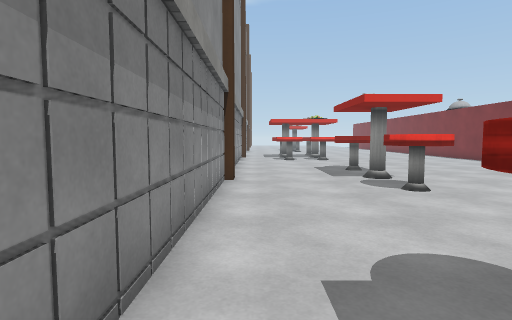
[1] (above)

16 first-person views from a walk through a 3-D level made in the Unity game engine. The camera is 1.2 m above the floor, tilts 4° down and sees 80° across. The floor is counted in squares, 1 m on a side. Each view is taken from the middle of a square. On the plan, view 1 faces up. The plan holds only what a view shows up to about 13 squares ahead; the rest is blank. The place goes on beyond the plan. Surface patterns are stand-ins for the level's own textures.

[2]
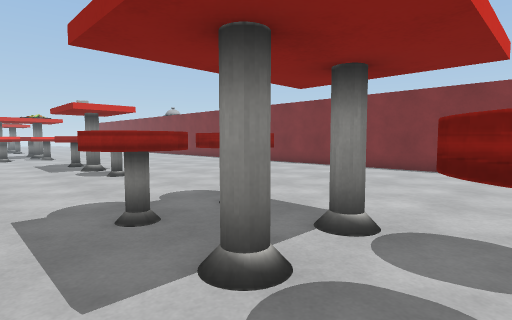

[3]
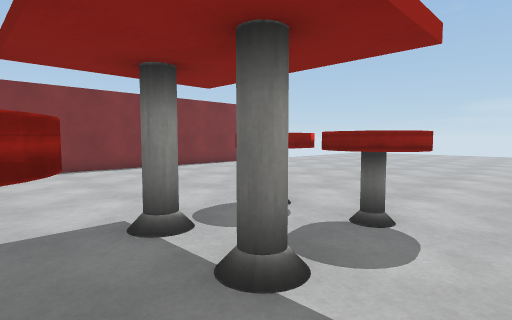

[4]
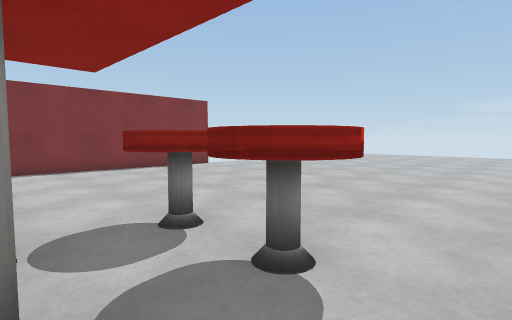

[5]
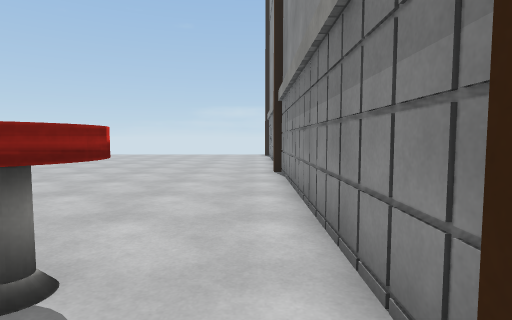

[6]
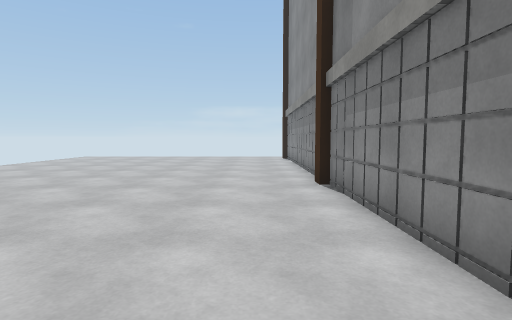

[7]
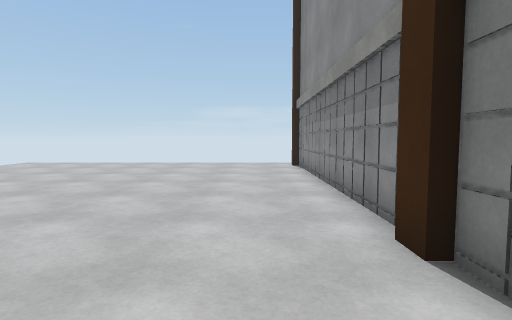

[8]
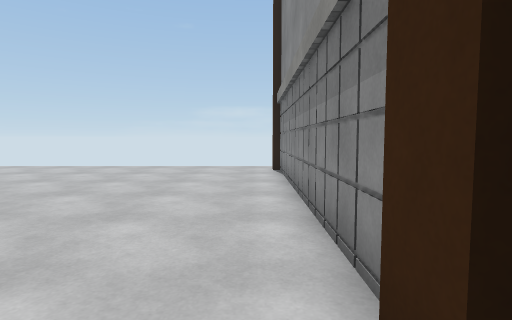

[9]
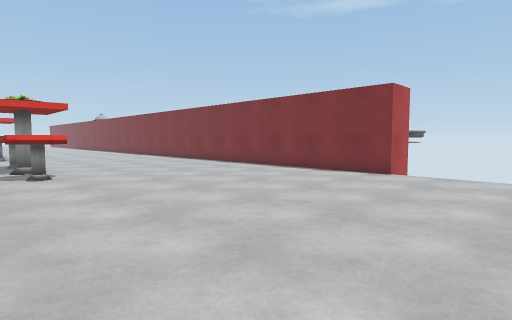

[10]
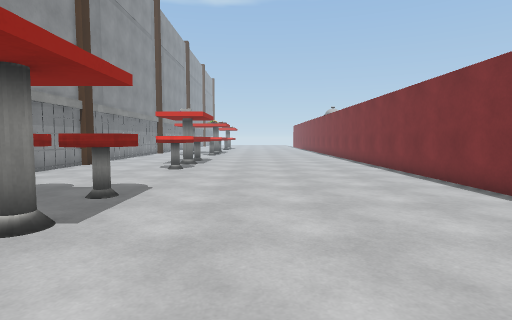

[11]
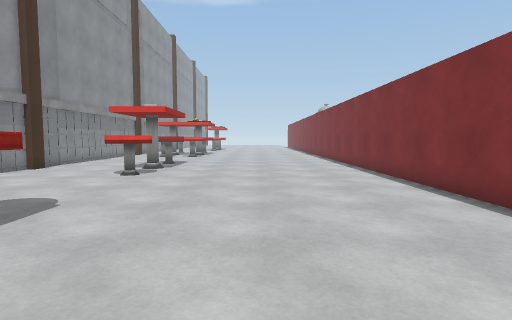

[12]
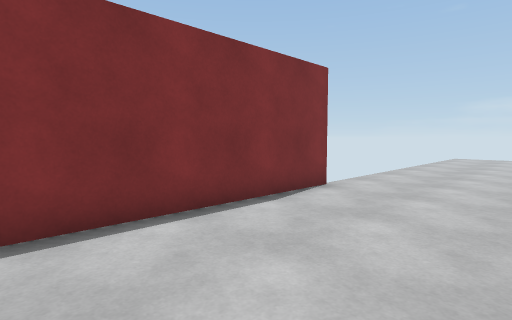

[13]
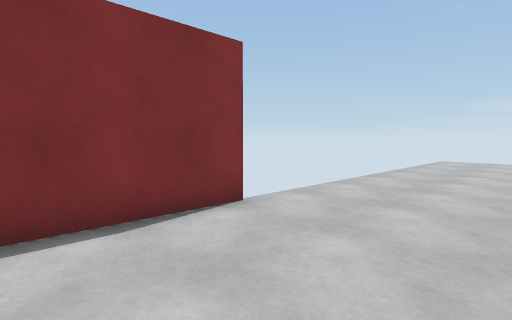

[14]
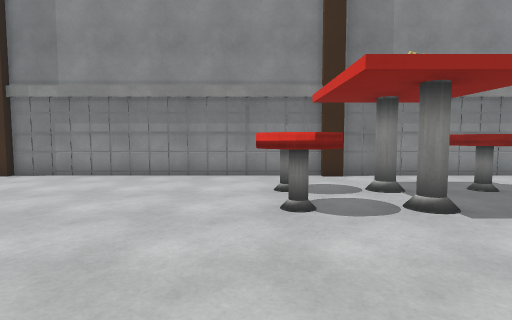

[15]
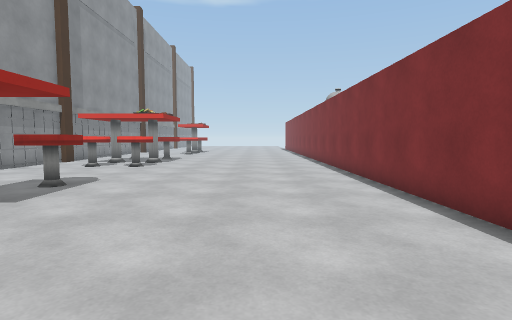

[16]
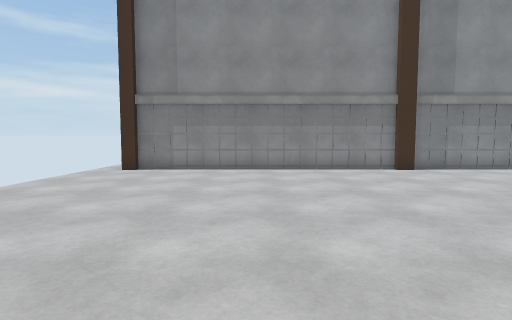

### Floor plan
Key: @ floor where view 1 was taken; # wall or solid block; x gap in a wall; . floor; ^ raised ledge; O other object.
Columns run from 1 left of view 1 to 13 right of it. Each row starts with its distance up from view 1.
 17 #.^^^^.......#
 16 #............#
 15  ............#
 14   ...........#
 13  ............#
 12  ...^^.......#
 11  ....^.......#
 10 #....OO......#
  9 #............#
  8 #....^.......#
  7 #...^^.......#
  6 #............#
  5 #............#
  4 #............#
  3 #............#
  2 #..^^^.......#
  1 #.^^^^.......#
  0 #@...........#
 -1 #..#.O.......#
 -2 #..x.x.......#
 -3 #.^^^^.......#
 -4 #..^.^.......#
 -5 #............#
 -6 #............#
 -7 #............#
 -8 #............#
 -9 #............#
-10 #............##
-11 #.............
-12 #.............
-13 #.............
-14 #.............
-15 #.............
-16 #.............
-17 #.............
-18 #.............
-19 #.............
-20 #.............
-21 #............
-22 #............
-23 #...........
-24 ............

Where each view was taken, in squares from view 1:
view 1: 0 up, 0 right, facing up
view 2: 3 down, 0 right, facing up-right
view 3: 1 up, 0 right, facing down-right
view 4: 1 down, 0 right, facing down-right
view 5: 1 down, 0 right, facing down
view 6: 4 down, 1 right, facing down
view 7: 9 down, 1 right, facing down
view 8: 11 down, 0 right, facing down
view 9: 14 down, 2 right, facing up-right
view 10: 5 down, 7 right, facing up
view 11: 3 down, 8 right, facing up
view 12: 3 down, 8 right, facing down-right
view 13: 6 down, 8 right, facing down-right
view 14: 4 down, 9 right, facing left
view 15: 4 up, 9 right, facing up
view 16: 18 down, 11 right, facing left
